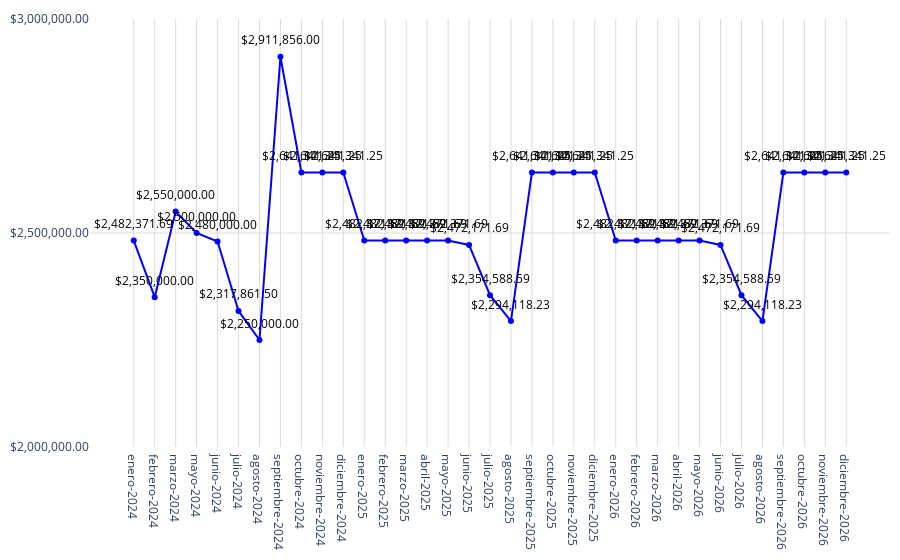

Notebook code for this chart:
### Code cell
# Datos
año = total_todos_pachuca['label']
promedio = total_todos_pachuca['montos']

fig = go.Figure()
fig.add_trace(go.Scatter(
    x=año,
    y=promedio,
    mode='markers+lines',
    marker=dict(color='blue'),
))
# Agregar anotaciones para mostrar los valores encima de los puntos
for a, p in zip(año, promedio):
    fig.add_annotation(
        x=a,
        y=p,
        text=f"${p:,.2f}",  # Formatear el valor del promedio como moneda
        showarrow=False,
        font=dict(color='black', size=12),
        xshift=0,
        yshift=17,
        textangle=0
    )
# Actualizar diseño
fig.update_layout(
    #title='Precio Media Anual',
    yaxis=dict(
        range=[2000000, 3000000],  # Establecer el rango del eje y un poco antes del millón
        tickvals=[2000000, 2500000, 3000000],  # Añadir la mitad entre 2000000 y 3000000
        ticktext=['$2,000,000.00','$2,500,000.00','$3,000,000.00'],  # Añadir el texto para la marca de la mitad
        gridcolor='#dddcda',   # Color de las líneas de la cuadrícula
        gridwidth=1  # Ancho de las líneas de la cuadrícula
    ),margin=dict(l=10, r=10, t=10, b=10),  # Ajusta los márgenes (left, right, top, bottom)        
    xaxis=dict(
        gridcolor='#dddcda', 
        tickmode='array',
        tickvals=año,
        ticktext=año
    ),
    plot_bgcolor='rgba(0,0,0,0)'
)
# Exportar gráfica como archivo HTML
def guardar_grafico_como_html(fig, nombre_archivo, carpeta='assets/graficas'):
    # Crear la carpeta si no existe
    if not os.path.exists(carpeta):
        os.makedirs(carpeta)
    # Exportar la gráfica a un archivo HTML
    fig_html = fig.to_html()
    with open(os.path.join(carpeta, nombre_archivo + '.html'), 'w') as archivo:
        archivo.write(fig_html)
guardar_grafico_como_html(fig, 'g_scatt_precio_medianual', carpeta='assets/graficas')
fig.show()

### Figure 1 — Plotly figure (JSON) as saved in the notebook; plotly's stock layout.template omitted (floating-point values rounded to 4 significant figures)
{"data": [{"marker": {"color": "blue"}, "mode": "markers+lines", "type": "scatter", "x": ["enero-2024", "febrero-2024", "marzo-2024", "mayo-2024", "junio-2024", "julio-2024", "agosto-2024", "septiembre-2024", "octubre-2024", "noviembre-2024", "diciembre-2024", "enero-2025", "febrero-2025", "marzo-2025", "abril-2025", "mayo-2025", "junio-2025", "julio-2025", "agosto-2025", "septiembre-2025", "octubre-2025", "noviembre-2025", "diciembre-2025", "enero-2026", "febrero-2026", "marzo-2026", "abril-2026", "mayo-2026", "junio-2026", "julio-2026", "agosto-2026", "septiembre-2026", "octubre-2026", "noviembre-2026", "diciembre-2026"], "y": [2482000.0, 2350000, 2550000, 2500000, 2480000, 2318000.0, 2250000, 2911856, 2641000.0, 2641000.0, 2641000.0, 2482000.0, 2482000.0, 2482000.0, 2482000.0, 2482000.0, 2472000.0, 2355000.0, 2294000.0, 2641000.0, 2641000.0, 2641000.0, 2641000.0, 2482000.0, 2482000.0, 2482000.0, 2482000.0, 2482000.0, 2472000.0, 2355000.0, 2294000.0, 2641000.0, 2641000.0, 2641000.0, 2641000.0]}], "layout": {"annotations": [{"font": {"color": "black", "size": 12}, "showarrow": false, "text": "$2,482,371.69", "textangle": 0, "x": "enero-2024", "xshift": 0, "y": 2482000.0, "yshift": 17}, {"font": {"color": "black", "size": 12}, "showarrow": false, "text": "$2,350,000.00", "textangle": 0, "x": "febrero-2024", "xshift": 0, "y": 2350000, "yshift": 17}, {"font": {"color": "black", "size": 12}, "showarrow": false, "text": "$2,550,000.00", "textangle": 0, "x": "marzo-2024", "xshift": 0, "y": 2550000, "yshift": 17}, {"font": {"color": "black", "size": 12}, "showarrow": false, "text": "$2,500,000.00", "textangle": 0, "x": "mayo-2024", "xshift": 0, "y": 2500000, "yshift": 17}, {"font": {"color": "black", "size": 12}, "showarrow": false, "text": "$2,480,000.00", "textangle": 0, "x": "junio-2024", "xshift": 0, "y": 2480000, "yshift": 17}, {"font": {"color": "black", "size": 12}, "showarrow": false, "text": "$2,317,861.50", "textangle": 0, "x": "julio-2024", "xshift": 0, "y": 2318000.0, "yshift": 17}, {"font": {"color": "black", "size": 12}, "showarrow": false, "text": "$2,250,000.00", "textangle": 0, "x": "agosto-2024", "xshift": 0, "y": 2250000, "yshift": 17}, {"font": {"color": "black", "size": 12}, "showarrow": false, "text": "$2,911,856.00", "textangle": 0, "x": "septiembre-2024", "xshift": 0, "y": 2911856, "yshift": 17}, {"font": {"color": "black", "size": 12}, "showarrow": false, "text": "$2,641,341.25", "textangle": 0, "x": "octubre-2024", "xshift": 0, "y": 2641000.0, "yshift": 17}, {"font": {"color": "black", "size": 12}, "showarrow": false, "text": "$2,641,341.25", "textangle": 0, "x": "noviembre-2024", "xshift": 0, "y": 2641000.0, "yshift": 17}, {"font": {"color": "black", "size": 12}, "showarrow": false, "text": "$2,641,341.25", "textangle": 0, "x": "diciembre-2024", "xshift": 0, "y": 2641000.0, "yshift": 17}, {"font": {"color": "black", "size": 12}, "showarrow": false, "text": "$2,482,371.69", "textangle": 0, "x": "enero-2025", "xshift": 0, "y": 2482000.0, "yshift": 17}, {"font": {"color": "black", "size": 12}, "showarrow": false, "text": "$2,482,371.69", "textangle": 0, "x": "febrero-2025", "xshift": 0, "y": 2482000.0, "yshift": 17}, {"font": {"color": "black", "size": 12}, "showarrow": false, "text": "$2,482,371.69", "textangle": 0, "x": "marzo-2025", "xshift": 0, "y": 2482000.0, "yshift": 17}, {"font": {"color": "black", "size": 12}, "showarrow": false, "text": "$2,482,371.69", "textangle": 0, "x": "abril-2025", "xshift": 0, "y": 2482000.0, "yshift": 17}, {"font": {"color": "black", "size": 12}, "showarrow": false, "text": "$2,482,371.69", "textangle": 0, "x": "mayo-2025", "xshift": 0, "y": 2482000.0, "yshift": 17}, {"font": {"color": "black", "size": 12}, "showarrow": false, "text": "$2,472,171.69", "textangle": 0, "x": "junio-2025", "xshift": 0, "y": 2472000.0, "yshift": 17}, {"font": {"color": "black", "size": 12}, "showarrow": false, "text": "$2,354,588.59", "textangle": 0, "x": "julio-2025", "xshift": 0, "y": 2355000.0, "yshift": 17}, {"font": {"color": "black", "size": 12}, "showarrow": false, "text": "$2,294,118.23", "textangle": 0, "x": "agosto-2025", "xshift": 0, "y": 2294000.0, "yshift": 17}, {"font": {"color": "black", "size": 12}, "showarrow": false, "text": "$2,641,341.25", "textangle": 0, "x": "septiembre-2025", "xshift": 0, "y": 2641000.0, "yshift": 17}, {"font": {"color": "black", "size": 12}, "showarrow": false, "text": "$2,641,341.25", "textangle": 0, "x": "octubre-2025", "xshift": 0, "y": 2641000.0, "yshift": 17}, {"font": {"color": "black", "size": 12}, "showarrow": false, "text": "$2,641,341.25", "textangle": 0, "x": "noviembre-2025", "xshift": 0, "y": 2641000.0, "yshift": 17}, {"font": {"color": "black", "size": 12}, "showarrow": false, "text": "$2,641,341.25", "textangle": 0, "x": "diciembre-2025", "xshift": 0, "y": 2641000.0, "yshift": 17}, {"font": {"color": "black", "size": 12}, "showarrow": false, "text": "$2,482,371.69", "textangle": 0, "x": "enero-2026", "xshift": 0, "y": 2482000.0, "yshift": 17}, {"font": {"color": "black", "size": 12}, "showarrow": false, "text": "$2,482,371.69", "textangle": 0, "x": "febrero-2026", "xshift": 0, "y": 2482000.0, "yshift": 17}, {"font": {"color": "black", "size": 12}, "showarrow": false, "text": "$2,482,371.69", "textangle": 0, "x": "marzo-2026", "xshift": 0, "y": 2482000.0, "yshift": 17}, {"font": {"color": "black", "size": 12}, "showarrow": false, "text": "$2,482,371.69", "textangle": 0, "x": "abril-2026", "xshift": 0, "y": 2482000.0, "yshift": 17}, {"font": {"color": "black", "size": 12}, "showarrow": false, "text": "$2,482,371.69", "textangle": 0, "x": "mayo-2026", "xshift": 0, "y": 2482000.0, "yshift": 17}, {"font": {"color": "black", "size": 12}, "showarrow": false, "text": "$2,472,171.69", "textangle": 0, "x": "junio-2026", "xshift": 0, "y": 2472000.0, "yshift": 17}, {"font": {"color": "black", "size": 12}, "showarrow": false, "text": "$2,354,588.59", "textangle": 0, "x": "julio-2026", "xshift": 0, "y": 2355000.0, "yshift": 17}, {"font": {"color": "black", "size": 12}, "showarrow": false, "text": "$2,294,118.23", "textangle": 0, "x": "agosto-2026", "xshift": 0, "y": 2294000.0, "yshift": 17}, {"font": {"color": "black", "size": 12}, "showarrow": false, "text": "$2,641,341.25", "textangle": 0, "x": "septiembre-2026", "xshift": 0, "y": 2641000.0, "yshift": 17}, {"font": {"color": "black", "size": 12}, "showarrow": false, "text": "$2,641,341.25", "textangle": 0, "x": "octubre-2026", "xshift": 0, "y": 2641000.0, "yshift": 17}, {"font": {"color": "black", "size": 12}, "showarrow": false, "text": "$2,641,341.25", "textangle": 0, "x": "noviembre-2026", "xshift": 0, "y": 2641000.0, "yshift": 17}, {"font": {"color": "black", "size": 12}, "showarrow": false, "text": "$2,641,341.25", "textangle": 0, "x": "diciembre-2026", "xshift": 0, "y": 2641000.0, "yshift": 17}], "margin": {"b": 10, "l": 10, "r": 10, "t": 10}, "plot_bgcolor": "rgba(0,0,0,0)", "xaxis": {"gridcolor": "#dddcda", "tickmode": "array", "ticktext": ["enero-2024", "febrero-2024", "marzo-2024", "mayo-2024", "junio-2024", "julio-2024", "agosto-2024", "septiembre-2024", "octubre-2024", "noviembre-2024", "diciembre-2024", "enero-2025", "febrero-2025", "marzo-2025", "abril-2025", "mayo-2025", "junio-2025", "julio-2025", "agosto-2025", "septiembre-2025", "octubre-2025", "noviembre-2025", "diciembre-2025", "enero-2026", "febrero-2026", "marzo-2026", "abril-2026", "mayo-2026", "junio-2026", "julio-2026", "agosto-2026", "septiembre-2026", "octubre-2026", "noviembre-2026", "diciembre-2026"], "tickvals": ["enero-2024", "febrero-2024", "marzo-2024", "mayo-2024", "junio-2024", "julio-2024", "agosto-2024", "septiembre-2024", "octubre-2024", "noviembre-2024", "diciembre-2024", "enero-2025", "febrero-2025", "marzo-2025", "abril-2025", "mayo-2025", "junio-2025", "julio-2025", "agosto-2025", "septiembre-2025", "octubre-2025", "noviembre-2025", "diciembre-2025", "enero-2026", "febrero-2026", "marzo-2026", "abril-2026", "mayo-2026", "junio-2026", "julio-2026", "agosto-2026", "septiembre-2026", "octubre-2026", "noviembre-2026", "diciembre-2026"]}, "yaxis": {"gridcolor": "#dddcda", "gridwidth": 1, "range": [2000000, 3000000], "ticktext": ["$2,000,000.00", "$2,500,000.00", "$3,000,000.00"], "tickvals": [2000000, 2500000, 3000000]}}}
